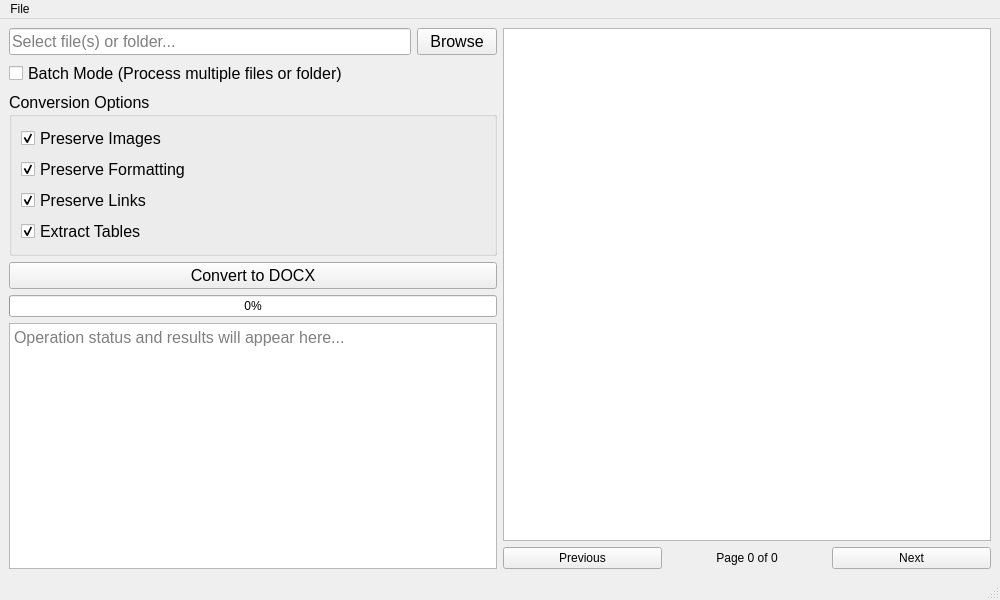
<?xml version="1.0" encoding="UTF-8"?>
<ui version="4.0">
 <class>MainWindow</class>
 <widget class="QMainWindow" name="MainWindow">
  <property name="geometry">
   <rect>
    <x>0</x>
    <y>0</y>
    <width>1000</width>
    <height>600</height>
   </rect>
  </property>
  <property name="windowTitle">
   <string>PDF to DOCX Converter</string>
  </property>
  <widget class="QWidget" name="centralwidget">
   <layout class="QHBoxLayout" name="horizontalLayout_3">
    <item>
     <layout class="QVBoxLayout" name="leftLayout">
      <item>
       <layout class="QHBoxLayout" name="horizontalLayout">
        <item>
         <widget class="QLineEdit" name="inputFileEdit">
          <property name="font">
           <font>
            <pointsize>12</pointsize>
           </font>
          </property>
          <property name="placeholderText">
           <string>Select file(s) or folder...</string>
          </property>
          <property name="readOnly">
           <bool>true</bool>
          </property>
         </widget>
        </item>
        <item>
         <widget class="QPushButton" name="browseButton">
          <property name="font">
           <font>
            <pointsize>12</pointsize>
           </font>
          </property>
          <property name="text">
           <string>Browse</string>
          </property>
         </widget>
        </item>
       </layout>
      </item>
      <item>
       <widget class="QCheckBox" name="batchModeCheckbox">
        <property name="font">
         <font>
          <pointsize>12</pointsize>
         </font>
        </property>
        <property name="text">
         <string>Batch Mode (Process multiple files or folder)</string>
        </property>
       </widget>
      </item>
      <item>
       <widget class="QGroupBox" name="conversionOptionsGroup">
        <property name="font">
         <font>
          <pointsize>12</pointsize>
         </font>
        </property>
        <property name="title">
         <string>Conversion Options</string>
        </property>
        <layout class="QVBoxLayout" name="verticalLayout">
         <item>
          <widget class="QCheckBox" name="preserveImagesCheck">
           <property name="text">
            <string>Preserve Images</string>
           </property>
           <property name="checked">
            <bool>true</bool>
           </property>
          </widget>
         </item>
         <item>
          <widget class="QCheckBox" name="preserveFormattingCheck">
           <property name="text">
            <string>Preserve Formatting</string>
           </property>
           <property name="checked">
            <bool>true</bool>
           </property>
          </widget>
         </item>
         <item>
          <widget class="QCheckBox" name="preserveLinksCheck">
           <property name="text">
            <string>Preserve Links</string>
           </property>
           <property name="checked">
            <bool>true</bool>
           </property>
          </widget>
         </item>
         <item>
          <widget class="QCheckBox" name="extractTablesCheck">
           <property name="text">
            <string>Extract Tables</string>
           </property>
           <property name="checked">
            <bool>true</bool>
           </property>
          </widget>
         </item>
        </layout>
       </widget>
      </item>
      <item>
       <widget class="QPushButton" name="convertButton">
        <property name="font">
         <font>
          <pointsize>12</pointsize>
         </font>
        </property>
        <property name="text">
         <string>Convert to DOCX</string>
        </property>
       </widget>
      </item>
      <item>
       <widget class="QProgressBar" name="progressBar">
        <property name="value">
         <number>0</number>
        </property>
       </widget>
      </item>
      <item>
       <widget class="QTextEdit" name="outputText">
        <property name="font">
         <font>
          <pointsize>12</pointsize>
         </font>
        </property>
        <property name="readOnly">
         <bool>true</bool>
        </property>
        <property name="placeholderText">
         <string>Operation status and results will appear here...</string>
        </property>
       </widget>
      </item>
     </layout>
    </item>
    <item>
     <layout class="QVBoxLayout" name="rightLayout">
      <item>
       <widget class="QGraphicsView" name="previewView">
        <property name="sizePolicy">
         <sizepolicy hsizetype="Expanding" vsizetype="Expanding">
          <horstretch>1</horstretch>
          <verstretch>0</verstretch>
         </sizepolicy>
        </property>
       </widget>
      </item>
      <item>
       <layout class="QHBoxLayout" name="navigationLayout">
        <item>
         <widget class="QPushButton" name="prevButton">
          <property name="text">
           <string>Previous</string>
          </property>
         </widget>
        </item>
        <item>
         <widget class="QLabel" name="pageLabel">
          <property name="text">
           <string>Page 0 of 0</string>
          </property>
          <property name="alignment">
           <set>Qt::AlignCenter</set>
          </property>
         </widget>
        </item>
        <item>
         <widget class="QPushButton" name="nextButton">
          <property name="text">
           <string>Next</string>
          </property>
         </widget>
        </item>
       </layout>
      </item>
     </layout>
    </item>
   </layout>
  </widget>
  <widget class="QMenuBar" name="menubar">
   <property name="geometry">
    <rect>
     <x>0</x>
     <y>0</y>
     <width>1000</width>
     <height>27</height>
    </rect>
   </property>
   <widget class="QMenu" name="menuFile">
    <property name="title">
     <string>File</string>
    </property>
    <addaction name="actionExit"/>
   </widget>
   <addaction name="menuFile"/>
  </widget>
  <widget class="QStatusBar" name="statusbar"/>
  <action name="actionExit">
   <property name="text">
    <string>Exit</string>
   </property>
   <property name="shortcut">
    <string>Ctrl+Q</string>
   </property>
  </action>
 </widget>
 <resources/>
 <connections/>
</ui>
